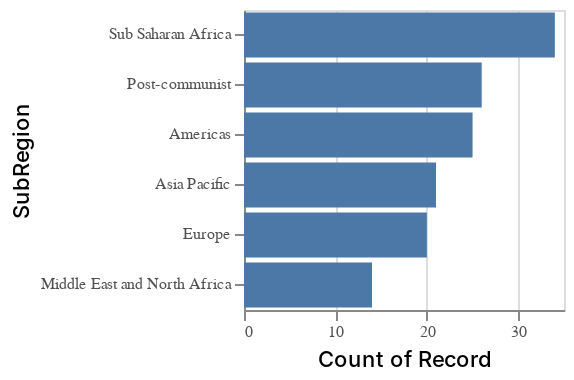

This figure's notebook cell:
### Markdown cell above
This can be copy-and-pasted back into a new notebook cell for further editing.

### Code cell
import altair as alt
visData = pd.DataFrame({'SubRegion': {0: 'Americas', 1: 'Asia Pacific', 2: 'Europe', 3: 'Middle East and North Africa', 4: 'Post-communist', 5: 'Sub Saharan Africa'}, 'Record': {0: 25, 1: 21, 2: 20, 3: 14, 4: 26, 5: 34}})

chart = alt.Chart(visData).mark_bar().encode(
    y = alt.Y('SubRegion', type= 'nominal', axis=alt.Axis(labelOverlap=True), sort ='-x'),
    x = alt.X('Record', type= 'quantitative', title='Count of Record'),
)
chart = chart.configure_mark(tooltip=alt.TooltipContent('encoding')) # Setting tooltip as non-null
chart = chart.configure_title(fontWeight=500,fontSize=13,font='Helvetica Neue')
chart = chart.configure_axis(titleFontWeight=500,titleFontSize=11,titleFont='Helvetica Neue',
			labelFontWeight=400,labelFontSize=8,labelFont='Helvetica Neue',labelColor='#505050')
chart = chart.configure_legend(titleFontWeight=500,titleFontSize=10,titleFont='Helvetica Neue',
			labelFontWeight=400,labelFontSize=8,labelFont='Helvetica Neue')
chart = chart.properties(width=160,height=150)
chart

### Figure 1 — Vega-Lite specification as saved in the notebook (floating-point values rounded to 4 significant figures)
{"config": {"view": {"continuousWidth": 400, "continuousHeight": 300}, "axis": {"labelColor": "#505050", "labelFont": "Helvetica Neue", "labelFontSize": 8, "labelFontWeight": 400, "titleFont": "Helvetica Neue", "titleFontSize": 11, "titleFontWeight": 500}, "legend": {"labelFont": "Helvetica Neue", "labelFontSize": 8, "labelFontWeight": 400, "titleFont": "Helvetica Neue", "titleFontSize": 10, "titleFontWeight": 500}, "mark": {"tooltip": {"content": "encoding"}}, "title": {"font": "Helvetica Neue", "fontSize": 13, "fontWeight": 500}}, "data": {"name": "data-3f114ecd602113b0575a92e1efb1cc84"}, "mark": "bar", "encoding": {"x": {"type": "quantitative", "field": "Record", "title": "Count of Record"}, "y": {"type": "nominal", "axis": {"labelOverlap": true}, "field": "SubRegion", "sort": "-x"}}, "height": 150, "width": 160, "$schema": "https://vega.github.io/schema/vega-lite/v4.8.1.json", "datasets": {"data-3f114ecd602113b0575a92e1efb1cc84": [{"SubRegion": "Americas", "Record": 25}, {"SubRegion": "Asia Pacific", "Record": 21}, {"SubRegion": "Europe", "Record": 20}, {"SubRegion": "Middle East and North Africa", "Record": 14}, {"SubRegion": "Post-communist", "Record": 26}, {"SubRegion": "Sub Saharan Africa", "Record": 34}]}}
